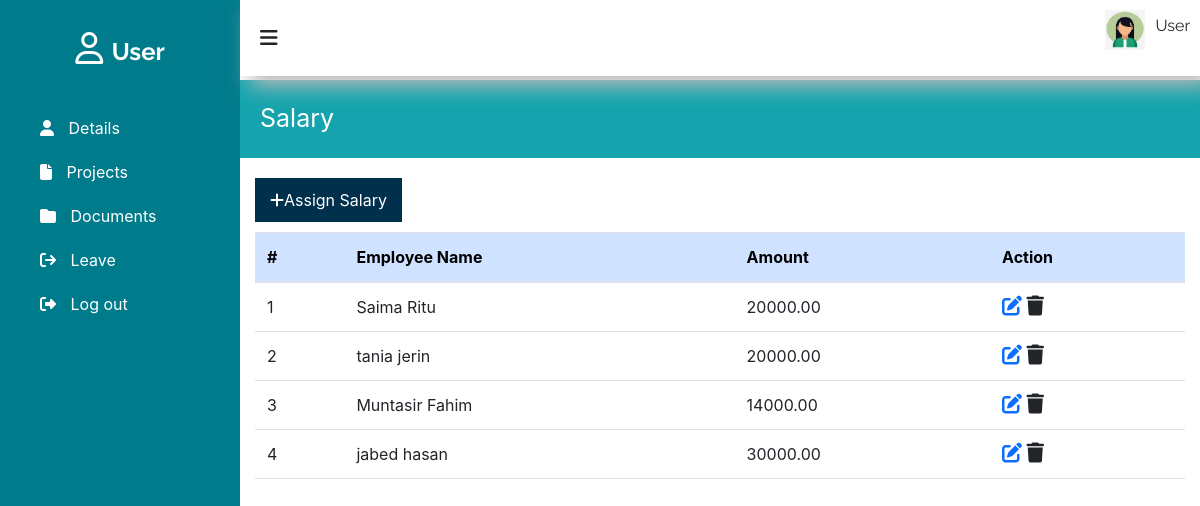
The page /salary.php on the database its author committed.
### tables this page shows
CREATE TABLE `salary` (
  `id` int(11) NOT NULL,
  `user_id` int(11) NOT NULL,
  `amount` decimal(10,2) NOT NULL,
  `payment_date` date NOT NULL
);

CREATE TABLE `users` (
  `id` int(11) NOT NULL,
  `first_name` varchar(255) NOT NULL,
  `last_name` varchar(255) NOT NULL,
  `image` varchar(255) NOT NULL,
  `gender` varchar(20) NOT NULL,
  `dob` date DEFAULT NULL,
  `email` varchar(255) NOT NULL,
  `password` varchar(255) NOT NULL,
  `NID` varchar(30) NOT NULL,
  `desig_id` int(11) NOT NULL,
  `role` int(11) NOT NULL DEFAULT 1,
  `status` int(11) NOT NULL
);

### salary.php (the view, shortened to what this page needs)
<?php
include "include/db_connection.php";
$sql = "SELECT s.*, u.first_name, u.last_name FROM salary s JOIN users u ON u.id=s.user_id";
$result = mysqli_query($conn, $sql);
$salaries = mysqli_fetch_all($result, MYSQLI_ASSOC);
$sql = "SELECT COUNT(*) AS total_employees FROM users";
$result = mysqli_query($conn, $sql);
$totalEmployees = mysqli_fetch_assoc($result)['total_employees'];
$sql = "SELECT COUNT(DISTINCT user_id) AS employees_with_salary FROM salary";
$result = mysqli_query($conn, $sql);
$employeesWithSalary = mysqli_fetch_assoc($result)['employees_with_salary'];
?>
<!DOCTYPE html>
<html lang="en">
<head>
  <link href="https://cdn.jsdelivr.net/npm/bootstrap@5.2.3/dist/css/bootstrap.min.css" rel="stylesheet">
  <link rel="stylesheet" href="https://cdnjs.cloudflare.com/ajax/libs/font-awesome/6.5.1/css/all.min.css" />
  <link type="text/css" rel="stylesheet" href="style.css" />
</head>
<body>
  <?php include('sidebar.php'); ?>
  <section id="main-content">
    <?php include('header.php'); ?>
    <div class="main_contect_body">
      <div class="department_tiltle">
        Salary
      </div>
      <div class="container mb-3">
        <?php
        if ($employeesWithSalary < $totalEmployees) {
        ?>
          <a class="add_department" href="assign_salary.php" class="btn btn-primary mb-3"><i class="fa-solid fa-plus"></i>Assign Salary</a>
        <?php } ?>
        <div class="table-responsive">
          <table class="table table-hover text-center">
            <thead class="table-primary">
              <tr>
                <th>#</th>
                <th>Employee Name</th>
                <th>Amount</th>
                <th>Action</th>
              </tr>
            </thead>
            <tbody>
              <?php foreach ($salaries as $index => $salary) : ?>
                <tr>
                    <td><?php echo $index + 1; ?></td>
                    <td><?php echo $salary['first_name']." ".$salary['last_name']; ?></td>
                    <td><?php echo $salary['amount']; ?></td>
                    <td>
                        <a href="edit_salary.php?id=<?php echo $salary["id"] ?>" class="link-primary"><i class="fa-solid fa-pen-to-square fs-5"></i></a>
                        <a href="#<?php echo $salary["id"] ?>" class="link-dark"><i class="fa-solid fa-trash fs-5" data-bs-toggle="modal" data-bs-target="#deleteConfirmModal<?php echo $salary["id"] ?>"></i></a>
                    </td>
                </tr>
              <?php endforeach; ?>
            </tbody>
          </table>
        </div>
      </div>
    </div>
  </section>
  <?php include('footer.php'); ?>
</body>
</html>

### style.css (style rules this page uses)
a { text-decoration: none; }
body { font-size: 14px; }
* { margin: 0; padding: 0; box-sizing: border-box; list-style-type: none; text-decoration: none; }
.container { max-width: 1330px; margin: 0 auto; padding-left: 15px; padding-right: 15px; }
section#main-content { width: 80%; float: right; }
.add_department { padding: 10px 15px; display: inline-block; margin-top: 10px; margin-bottom: 10px; background-color: #00304c; color:white; }
.table-primary { background-color: blue; }
.main_contect_body { margin: 80px 0px 0px 0px; }
.department_tiltle { padding: 20px 5px 20px 20px; background-color: #15a4ad; color: #fff; font-size: 25px; margin-bottom: 10px; }
table th { text-align: left; }
table td { padding: 20px 0px 0px 0px; text-align: left; }

### rows shown on the page
salary: user.first_name "Saima", user.last_name "Ritu", amount "20000.00"
salary: user.first_name "tania", user.last_name "jerin", amount "20000.00"
salary: user.first_name "Muntasir", user.last_name "Fahim", amount "14000.00"
salary: user.first_name "jabed", user.last_name "hasan", amount "30000.00"
